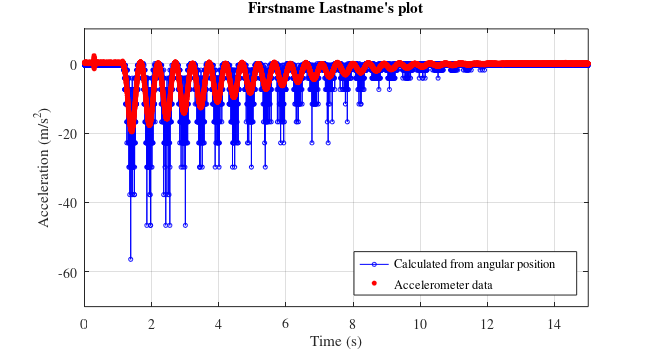
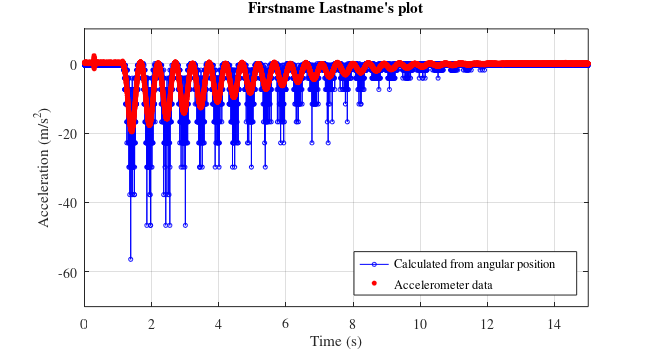

Write MATLAB code to recreate these figures, in order.
% Sample program to process your data for post-lab
%%%%%%%%%%%%%%%%%%%%%% Make sure to modify as required %%%%%%%%%%%%%%%%%%%%
close all
clear all
clc

%% Prefined Parameters
r = 0.2159; %Length of the pendulum (m)
g = -9.81; %Constant gravity (m/s^2)
%% Start user required information
fid = fopen('Expt_03_Rodrigo_Padilla.dat');
linel = fgetl(fid);
data = fscanf(fid, '%f \n', [3 inf]);
x = data(1,:);
y1 = data(2,:);
y2 = data(3,:);
fclose(fid);

rad = y1*pi/180; %turn the read degree values to radians
theta_d =  diff(rad)./ diff(x); %rad/s

acc_1 =  - (theta_d.^2) * r; %calculated acceleration m/s^2
acc_2 = y2 - (g*cos(rad)); %gravity reduction


%% End user required information

figure (1)
set(gcf,'unit','inches','position',[0.50 0.50, 6.50 3.50],...
    'defaultaxesfontsize',10,'defaultaxesfontname','times');
plot(x(1:end-1),acc_1,'-bo','markersize',3);hold on
plot(x,acc_2,'ro','markersize',3,'markerfacecolor','r');
xlabel('Time (s)')
ylabel('Acceleration (m/s^2)')
grid on

ylim([-70 10])
xlim([0 15])

legend('Calculated from angular position','Accelerometer data','location','Southeast')
title('Firstname Lastname''s plot')

figName = ('Firstname_Lastname_Expt02_Postprocess');
set(gcf,'PaperPositionMode','auto')
print(figName,'-dpng','-r600')
set(gcf,'PaperUnits','inches','Units','inches');
figpos = get(gcf, 'Position');
set(gcf, 'PaperSize', figpos(3:4),'Units','inches');
print(figName,'-dpdf','-r600') 
